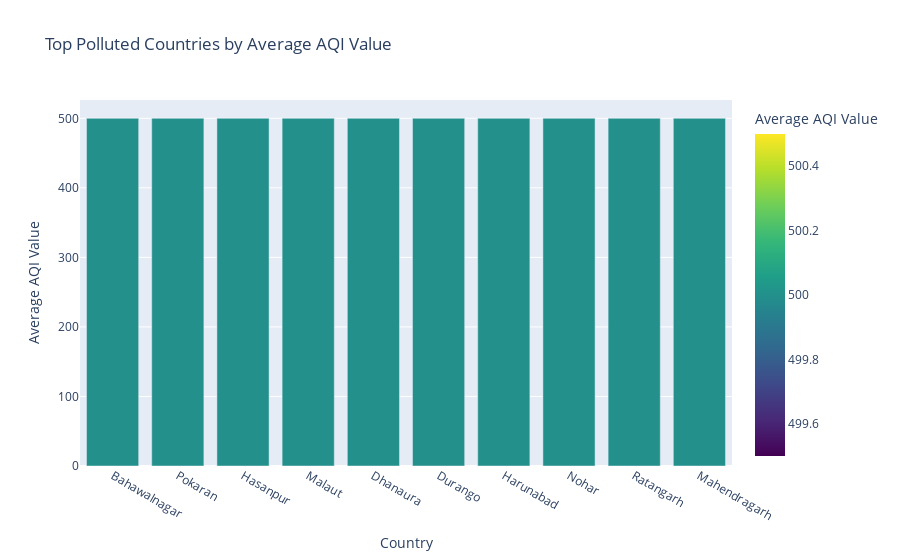

The code cell stored with this chart in its notebook:
### Code cell
import plotly.express as px

# Calculate the average AQI value for each country
country_avg_aqi = data.groupby('City')['AQI Value'].mean().reset_index()

# Sort the countries based on average AQI value in descending order
top_polluted_countries = country_avg_aqi.sort_values('AQI Value', ascending=False).head(10)

# Create the bar plot
fig = px.bar(top_polluted_countries, x='City', y='AQI Value', color='AQI Value',
             title='Top Polluted Countries by Average AQI Value',
             labels={'City': 'Country', 'AQI Value': 'Average AQI Value'},
             color_continuous_scale='Viridis')

# Show the plot
fig.show()

### Figure 1 — Plotly figure (JSON) as saved in the notebook; plotly's stock layout.template omitted (floating-point values rounded to 4 significant figures)
{"data": [{"alignmentgroup": "True", "hovertemplate": "Country=%{x}<br>Average AQI Value=%{marker.color}<extra></extra>", "legendgroup": "", "marker": {"color": [500, 500, 500, 500, 500, 500, 500, 500, 500, 500], "coloraxis": "coloraxis", "pattern": {"shape": ""}}, "name": "", "offsetgroup": "", "orientation": "v", "showlegend": false, "textposition": "auto", "type": "bar", "x": ["Bahawalnagar", "Pokaran", "Hasanpur", "Malaut", "Dhanaura", "Durango", "Harunabad", "Nohar", "Ratangarh", "Mahendragarh"], "xaxis": "x", "y": [500, 500, 500, 500, 500, 500, 500, 500, 500, 500], "yaxis": "y"}], "layout": {"barmode": "relative", "coloraxis": {"colorbar": {"title": {"text": "Average AQI Value"}}, "colorscale": [[0, "#440154"], [0.1111, "#482878"], [0.2222, "#3e4989"], [0.3333, "#31688e"], [0.4444, "#26828e"], [0.5556, "#1f9e89"], [0.6667, "#35b779"], [0.7778, "#6ece58"], [0.8889, "#b5de2b"], [1, "#fde725"]]}, "legend": {"tracegroupgap": 0}, "title": {"text": "Top Polluted Countries by Average AQI Value"}, "xaxis": {"anchor": "y", "domain": [0, 1], "title": {"text": "Country"}}, "yaxis": {"anchor": "x", "domain": [0, 1], "title": {"text": "Average AQI Value"}}}}
